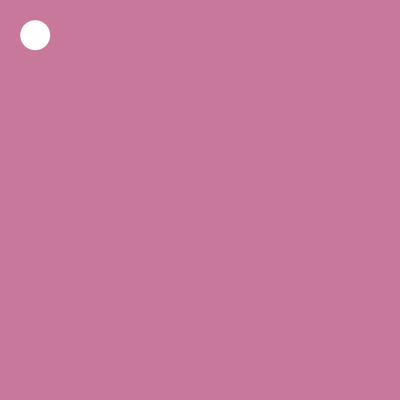
Frame 1 (no input)
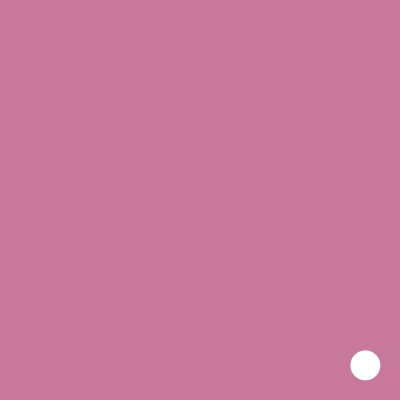
Frame 60 (the mouse pressed at the canvas centre just before this capture)
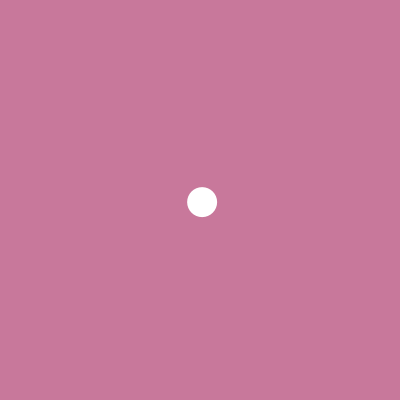
Frame 120 (the mouse held since frame 60 and released just before this capture)

The Processing sketch that drew these frames (run headless with seeded random() and noise(); from frame 60 on, the mouse is pressed at the canvas centre):

// Processing sketch: processing_96558
// ── processing_96558.pde

float x_position = 10;
float y_position = 10;
float endX = 370;
float endY = 370;
float easing = .07;

void setup() {
  size (400, 400);
  smooth();
}

void draw() { 
  background (200, 120, 155);
  noStroke();
  float totalDistX = endX - x_position;
  float totalDistY = endY - y_position;

  totalDistX *= easing;
  totalDistY *= easing;

  x_position = x_position + totalDistX;
  y_position = y_position + totalDistY;

  ellipse (x_position, y_position, 30, 30);
}

void mousePressed() {
  if (mousePressed ==true) {
    endX = mouseX;
    endY = mouseY;
  }
}
